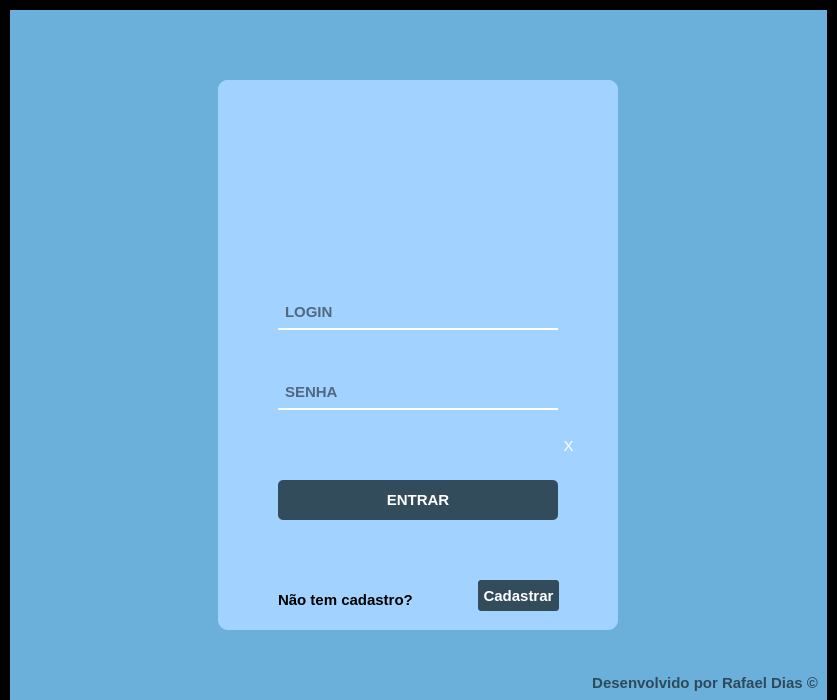
<?xml version="1.0" encoding="UTF-8"?>
<ui version="4.0">
 <class>MainWindow</class>
 <widget class="QMainWindow" name="MainWindow">
  <property name="geometry">
   <rect>
    <x>0</x>
    <y>0</y>
    <width>837</width>
    <height>700</height>
   </rect>
  </property>
  <property name="minimumSize">
   <size>
    <width>500</width>
    <height>700</height>
   </size>
  </property>
  <property name="font">
   <font>
    <family>Segoe UI</family>
    <pointsize>10</pointsize>
   </font>
  </property>
  <property name="windowTitle">
   <string>Login</string>
  </property>
  <property name="windowIcon">
   <iconset>
    <normaloff>../_img/login.png</normaloff>../_img/login.png</iconset>
  </property>
  <property name="windowOpacity">
   <double>1.000000000000000</double>
  </property>
  <property name="styleSheet">
   <string notr="true"/>
  </property>
  <widget class="QWidget" name="centralwidget">
   <property name="styleSheet">
    <string notr="true">color: rgb(255, 255, 255);
background-color: rgb(0, 0, 0);</string>
   </property>
   <layout class="QVBoxLayout" name="verticalLayout">
    <property name="spacing">
     <number>0</number>
    </property>
    <property name="leftMargin">
     <number>10</number>
    </property>
    <property name="topMargin">
     <number>10</number>
    </property>
    <property name="rightMargin">
     <number>10</number>
    </property>
    <property name="bottomMargin">
     <number>0</number>
    </property>
    <item>
     <widget class="QFrame" name="frame">
      <property name="maximumSize">
       <size>
        <width>16777215</width>
        <height>35</height>
       </size>
      </property>
      <property name="styleSheet">
       <string notr="true">background-color: rgb(107, 176, 219);</string>
      </property>
      <property name="frameShape">
       <enum>QFrame::NoFrame</enum>
      </property>
      <property name="frameShadow">
       <enum>QFrame::Raised</enum>
      </property>
      <layout class="QHBoxLayout" name="horizontalLayout_3">
       <property name="spacing">
        <number>0</number>
       </property>
       <property name="leftMargin">
        <number>0</number>
       </property>
       <property name="topMargin">
        <number>5</number>
       </property>
       <property name="rightMargin">
        <number>0</number>
       </property>
       <property name="bottomMargin">
        <number>0</number>
       </property>
      </layout>
     </widget>
    </item>
    <item>
     <widget class="QFrame" name="frame_2">
      <property name="styleSheet">
       <string notr="true">background-color: rgb(107, 176, 219);</string>
      </property>
      <property name="frameShape">
       <enum>QFrame::NoFrame</enum>
      </property>
      <property name="frameShadow">
       <enum>QFrame::Raised</enum>
      </property>
      <layout class="QHBoxLayout" name="horizontalLayout">
       <property name="spacing">
        <number>0</number>
       </property>
       <property name="leftMargin">
        <number>0</number>
       </property>
       <property name="topMargin">
        <number>0</number>
       </property>
       <property name="rightMargin">
        <number>0</number>
       </property>
       <property name="bottomMargin">
        <number>0</number>
       </property>
       <item>
        <widget class="QFrame" name="frame_4">
         <property name="maximumSize">
          <size>
           <width>400</width>
           <height>550</height>
          </size>
         </property>
         <property name="styleSheet">
          <string notr="true">background-color: rgb(162, 210, 255);
border-radius: 10px;</string>
         </property>
         <property name="frameShape">
          <enum>QFrame::NoFrame</enum>
         </property>
         <property name="frameShadow">
          <enum>QFrame::Raised</enum>
         </property>
         <widget class="QLineEdit" name="lineEdit">
          <property name="geometry">
           <rect>
            <x>60</x>
            <y>200</y>
            <width>280</width>
            <height>50</height>
           </rect>
          </property>
          <property name="baseSize">
           <size>
            <width>0</width>
            <height>0</height>
           </size>
          </property>
          <property name="font">
           <font>
            <family>Arial</family>
            <pointsize>11</pointsize>
            <weight>75</weight>
            <bold>true</bold>
           </font>
          </property>
          <property name="cursor">
           <cursorShape>IBeamCursor</cursorShape>
          </property>
          <property name="tabletTracking">
           <bool>false</bool>
          </property>
          <property name="focusPolicy">
           <enum>Qt::StrongFocus</enum>
          </property>
          <property name="contextMenuPolicy">
           <enum>Qt::DefaultContextMenu</enum>
          </property>
          <property name="styleSheet">
           <string notr="true">QLineEdit{
	border-bottom: 2px solid rgb(255, 255, 255);
	border-radius: 0px;
	padding: 5px;
	padding-bottom: -10px;
	background-color: rgb(162, 210, 255);
	color: rgb(0, 0, 0);
	
	selection-color: rgb(255, 85, 127);
}

QLineEdit:hover{
	border-bottom: 2px solid rgb(107, 176, 219);
	
}

QLineEdit:focus{
	border-bottom: 2px solid rgb(107, 176, 219);
}</string>
          </property>
          <property name="maxLength">
           <number>32</number>
          </property>
          <property name="alignment">
           <set>Qt::AlignLeading|Qt::AlignLeft|Qt::AlignVCenter</set>
          </property>
          <property name="placeholderText">
           <string>LOGIN</string>
          </property>
         </widget>
         <widget class="QLineEdit" name="lineEdit_2">
          <property name="geometry">
           <rect>
            <x>60</x>
            <y>280</y>
            <width>280</width>
            <height>50</height>
           </rect>
          </property>
          <property name="baseSize">
           <size>
            <width>0</width>
            <height>0</height>
           </size>
          </property>
          <property name="font">
           <font>
            <family>Arial</family>
            <pointsize>11</pointsize>
            <weight>75</weight>
            <bold>true</bold>
           </font>
          </property>
          <property name="styleSheet">
           <string notr="true">QLineEdit{
	border-bottom: 2px solid rgb(255, 255, 255);
	border-radius: 0px;
	padding: 5px;
	padding-bottom: -10px;
	background-color: rgb(162, 210, 255);
	color: rgb(0, 0, 0);
}

QLineEdit:hover{
	border-bottom: 2px solid rgb(107, 176, 219);
	
}

QLineEdit:focus{
	border-bottom: 2px solid rgb(107, 176, 219);
}</string>
          </property>
          <property name="maxLength">
           <number>16</number>
          </property>
          <property name="frame">
           <bool>true</bool>
          </property>
          <property name="echoMode">
           <enum>QLineEdit::Password</enum>
          </property>
          <property name="alignment">
           <set>Qt::AlignLeading|Qt::AlignLeft|Qt::AlignVCenter</set>
          </property>
          <property name="placeholderText">
           <string>SENHA</string>
          </property>
         </widget>
         <widget class="QPushButton" name="pushButton_2">
          <property name="geometry">
           <rect>
            <x>60</x>
            <y>400</y>
            <width>280</width>
            <height>40</height>
           </rect>
          </property>
          <property name="font">
           <font>
            <family>Arial</family>
            <pointsize>11</pointsize>
            <weight>75</weight>
            <bold>true</bold>
           </font>
          </property>
          <property name="layoutDirection">
           <enum>Qt::LeftToRight</enum>
          </property>
          <property name="styleSheet">
           <string notr="true">QPushButton{
	background-color: rgb(50, 76, 92);
	background-position: center;
	border-radius:5px;
}
QPushButton:hover{
	
	background-color: rgb(107, 176, 219);
	border: 2px solid rgb(255, 255, 255);
}
QPushButton:pressed{
	border: 2px solid rgb(255, 255, 255);
	color: rgb(0, 0, 0);
}</string>
          </property>
          <property name="text">
           <string>ENTRAR</string>
          </property>
         </widget>
         <widget class="QLabel" name="label">
          <property name="geometry">
           <rect>
            <x>0</x>
            <y>0</y>
            <width>400</width>
            <height>171</height>
           </rect>
          </property>
          <property name="styleSheet">
           <string notr="true"/>
          </property>
          <property name="text">
           <string/>
          </property>
          <property name="pixmap">
           <pixmap>../_img/logo_size_invert-removebg-preview.png</pixmap>
          </property>
          <property name="alignment">
           <set>Qt::AlignCenter</set>
          </property>
          <property name="wordWrap">
           <bool>false</bool>
          </property>
          <property name="margin">
           <number>5</number>
          </property>
          <property name="indent">
           <number>0</number>
          </property>
          <property name="openExternalLinks">
           <bool>false</bool>
          </property>
          <property name="buddy">
           <cstring></cstring>
          </property>
         </widget>
         <widget class="QLabel" name="label_3">
          <property name="geometry">
           <rect>
            <x>60</x>
            <y>500</y>
            <width>140</width>
            <height>40</height>
           </rect>
          </property>
          <property name="font">
           <font>
            <family>Arial</family>
            <pointsize>11</pointsize>
            <weight>75</weight>
            <bold>true</bold>
           </font>
          </property>
          <property name="styleSheet">
           <string notr="true">color: rgb(0, 0, 0);</string>
          </property>
          <property name="text">
           <string>Não tem cadastro?</string>
          </property>
         </widget>
         <widget class="QPushButton" name="pushButton">
          <property name="geometry">
           <rect>
            <x>260</x>
            <y>500</y>
            <width>81</width>
            <height>31</height>
           </rect>
          </property>
          <property name="font">
           <font>
            <family>Arial</family>
            <pointsize>11</pointsize>
            <weight>75</weight>
            <bold>true</bold>
           </font>
          </property>
          <property name="styleSheet">
           <string notr="true">QPushButton {
	
	background-color: rgb(50, 76, 92);
	border-radius: 3px;
}

QPushButton:hover {
	
	background-color: rgb(107, 176, 219);
	border: 2px solid rgb(255, 255, 255);
}
QPushButton:pressed{
	border: 2px solid rgb(255, 255, 255);
	color: rgb(0, 0, 0);
}</string>
          </property>
          <property name="text">
           <string>Cadastrar</string>
          </property>
         </widget>
         <widget class="QFrame" name="frame_5">
          <property name="geometry">
           <rect>
            <x>0</x>
            <y>330</y>
            <width>401</width>
            <height>61</height>
           </rect>
          </property>
          <property name="styleSheet">
           <string notr="true"/>
          </property>
          <property name="frameShape">
           <enum>QFrame::StyledPanel</enum>
          </property>
          <property name="frameShadow">
           <enum>QFrame::Raised</enum>
          </property>
          <widget class="QPushButton" name="pushButton_3">
           <property name="geometry">
            <rect>
             <x>340</x>
             <y>20</y>
             <width>21</width>
             <height>31</height>
            </rect>
           </property>
           <property name="font">
            <font>
             <family>Segoe UI</family>
             <pointsize>11</pointsize>
            </font>
           </property>
           <property name="text">
            <string>X</string>
           </property>
          </widget>
          <widget class="QLabel" name="label_4">
           <property name="geometry">
            <rect>
             <x>60</x>
             <y>10</y>
             <width>280</width>
             <height>51</height>
            </rect>
           </property>
           <property name="font">
            <font>
             <family>Arial</family>
             <pointsize>11</pointsize>
             <weight>75</weight>
             <bold>true</bold>
            </font>
           </property>
           <property name="styleSheet">
            <string notr="true">color: rgb(0, 0, 0);</string>
           </property>
           <property name="text">
            <string/>
           </property>
           <property name="alignment">
            <set>Qt::AlignCenter</set>
           </property>
          </widget>
          <zorder>label_4</zorder>
          <zorder>pushButton_3</zorder>
         </widget>
         <zorder>frame_5</zorder>
         <zorder>lineEdit</zorder>
         <zorder>lineEdit_2</zorder>
         <zorder>pushButton_2</zorder>
         <zorder>label</zorder>
         <zorder>label_3</zorder>
         <zorder>pushButton</zorder>
        </widget>
       </item>
      </layout>
     </widget>
    </item>
    <item>
     <widget class="QFrame" name="frame_3">
      <property name="maximumSize">
       <size>
        <width>16777215</width>
        <height>35</height>
       </size>
      </property>
      <property name="baseSize">
       <size>
        <width>0</width>
        <height>0</height>
       </size>
      </property>
      <property name="layoutDirection">
       <enum>Qt::LeftToRight</enum>
      </property>
      <property name="styleSheet">
       <string notr="true">background-color: rgb(107, 176, 219);</string>
      </property>
      <property name="frameShape">
       <enum>QFrame::NoFrame</enum>
      </property>
      <property name="frameShadow">
       <enum>QFrame::Raised</enum>
      </property>
      <layout class="QVBoxLayout" name="verticalLayout_2">
       <item>
        <widget class="QLabel" name="label_2">
         <property name="font">
          <font>
           <family>Arial</family>
           <pointsize>11</pointsize>
           <weight>75</weight>
           <bold>true</bold>
          </font>
         </property>
         <property name="styleSheet">
          <string notr="true">background-color: rgb(107, 176, 219);
color: rgb(45, 74, 92);</string>
         </property>
         <property name="text">
          <string>Desenvolvido por Rafael Dias ©</string>
         </property>
         <property name="alignment">
          <set>Qt::AlignRight|Qt::AlignTrailing|Qt::AlignVCenter</set>
         </property>
        </widget>
       </item>
      </layout>
     </widget>
    </item>
   </layout>
  </widget>
  <widget class="QMenuBar" name="menubar">
   <property name="geometry">
    <rect>
     <x>0</x>
     <y>0</y>
     <width>837</width>
     <height>23</height>
    </rect>
   </property>
  </widget>
 </widget>
 <resources/>
 <connections/>
</ui>
